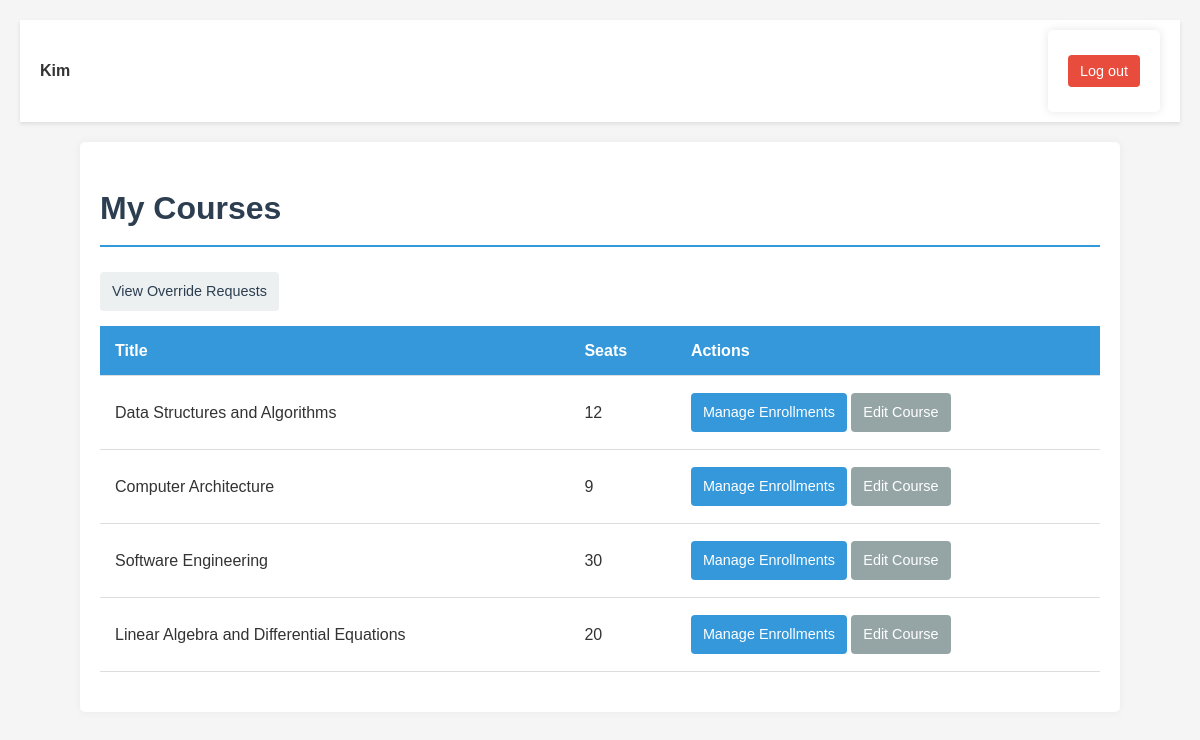
The page /instructor/dashboard/ (signed in) on the database its author committed.
### administration/models.py (models this page shows, shortened)
class Course(models.Model):
    title = models.CharField(max_length=200)
    code = models.CharField(max_length=20, default='UNKN101')
    description = models.TextField()
    seat_limit = models.PositiveIntegerField()
    prerequisites = models.ManyToManyField('self', blank=True, symmetrical=False)
    instructor = models.ForeignKey(settings.AUTH_USER_MODEL,on_delete=models.SET_NULL, null=True, related_name='courses')

### instructor/views.py (the view)
# urls.py: path('dashboard/', views.instructor_dashboard, name='instructor-dashboard'),
@login_required
def instructor_dashboard(request):
    courses = Course.objects.filter(instructor=request.user)
    return render(request, 'instructor/dashboard.html', {'courses': courses})

### templates/instructor/dashboard.html (shortened to what this page needs)
{% load static %}
<!DOCTYPE html>
<html lang="en">
<head>
    <link rel="stylesheet" href="{% static 'css/instructor.css' %}">
    <link rel="stylesheet" href="{% static 'css/style.css' %}">
</head>
<body>
  <nav class="navbar">
    <div class="nav-left">
      <span class="username">{{ request.user.username }}</span>
    </div>
    <div class="nav-right">
      <form action="{% url 'logout' %}" method="post" class="logout-form">
        <button type="submit" class="btn logout-btn">Log out</button>
      </form>
    </div>
  </nav>
  <main class="container">
    <h1 class="page-title">My Courses</h1>
    <a href="{% url 'instructor:instructor-override-requests' %}" class="btn btn-default">View Override Requests</a>
    <table class="table courses-table">
      <thead>
        <tr><th>Title</th><th>Seats</th><th>Actions</th></tr>
      </thead>
      <tbody>
        {% for course in courses %}
          <tr>
            <td>{{ course.title }}</td>
            <td>{{ course.seat_limit }}</td>
            <td>
              <a href="{% url 'instructor:instructor-manage-enrollments' course.id %}" class="btn btn-primary">Manage Enrollments</a>
              <a href="{% url 'instructor:instructor-update-course' course.id %}" class="btn btn-secondary">Edit Course</a>
            </td>
          </tr>
        {% empty %}
          <tr><td colspan="3" class="empty">No courses available.</td></tr>
        {% endfor %}
      </tbody>
    </table>
  </main>
</body>
</html>

### static/css/instructor.css (style rules this page uses)
body { font-family: Arial, Helvetica, sans-serif; background-color: #f5f5f5; color: #333; line-height: 1.6; margin: 0; padding: 20px; }
.navbar { background-color: #fff; box-shadow: 0 2px 4px rgba(0,0,0,0.1); padding: 10px 20px; display: flex; justify-content: space-between; align-items: center; margin-bottom: 20px; }
.username { margin-right: 15px; font-weight: bold; }
.logout-form button { background-color: #e74c3c; color: white; border: none; padding: 8px 12px; border-radius: 4px; font-size: 0.9rem; cursor: pointer; transition: background-color 0.3s; }
.container { max-width: 1000px; margin: 0 auto; background: #fff; padding: 20px; border-radius: 5px; box-shadow: 0 0 10px rgba(0,0,0,0.05); }
.page-title { color: #2c3e50; margin-bottom: 20px; border-bottom: 2px solid #3498db; padding-bottom: 10px; }
.btn { display: inline-block; padding: 8px 12px; margin: 5px 0; border-radius: 4px; text-decoration: none; font-size: 0.9rem; }
.btn-primary { background-color: #3498db; color: white; }
.btn-secondary { background-color: #95a5a6; color: white; }
.btn-default { background-color: #ecf0f1; color: #2c3e50; }
.courses-table { width: 100%; border-collapse: collapse; margin-top: 10px; }
.courses-table th, .courses-table td { padding: 12px 15px; text-align: left; border-bottom: 1px solid #ddd; }
.courses-table th { background-color: #3498db; color: #fff; }

### static/css/style.css (style rules this page uses)
body { font-family: Arial, Helvetica, sans-serif; background-color: #f5f5f5; color: #333; line-height: 1.6; margin: 0; padding: 20px; }
h1 { color: #2c3e50; border-bottom: 2px solid #3498db; padding-bottom: 10px; margin-bottom: 20px; }
table { width: 100%; border-collapse: collapse; margin-bottom: 20px; }
th, td { padding: 12px 15px; text-align: left; border-bottom: 1px solid #ddd; }
th { background-color: #3498db; color: white; }
button, input[type="submit"] { background-color: #3498db; color: white; padding: 10px 15px; border: none; border-radius: 4px; cursor: pointer; }
a { color: #3498db; text-decoration: none; }
form { max-width: 500px; margin: 0 auto; background: white; padding: 20px; border-radius: 5px; box-shadow: 0 0 10px rgba(0,0,0,0.1); }

### rows shown on the page
Course: title "Data Structures and Algorithms", seat_limit "12"
Course: title "Computer Architecture", seat_limit "9"
Course: title "Software Engineering", seat_limit "30"
Course: title "Linear Algebra and Differential Equations", seat_limit "20"

### other values the page prints
{{ request.user.username }} "Kim"
